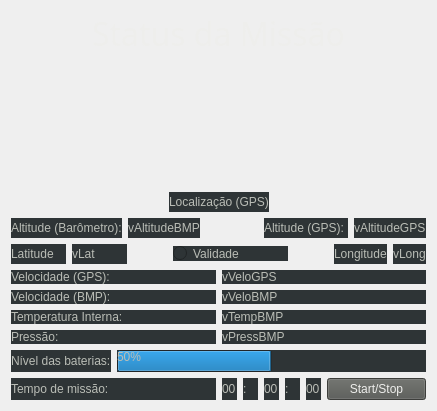
   <widget class="QWidget" name="layoutWidget">
    <property name="geometry">
     <rect>
      <x>440</x>
      <y>10</y>
      <width>437</width>
      <height>411</height>
     </rect>
    </property>
    <layout class="QVBoxLayout" name="verticalLayout_4">
     <item>
      <layout class="QHBoxLayout" name="horizontalLayout">
       <property name="sizeConstraint">
        <enum>QLayout::SetFixedSize</enum>
       </property>
       <item>
        <spacer name="horizontalSpacer_3">
         <property name="orientation">
          <enum>Qt::Horizontal</enum>
         </property>
         <property name="sizeHint" stdset="0">
          <size>
           <width>40</width>
           <height>20</height>
          </size>
         </property>
        </spacer>
       </item>
       <item>
        <widget class="QLabel" name="tStatusDaMissao">
         <property name="font">
          <font>
           <family>Courier 10 Pitch</family>
           <pointsize>24</pointsize>
           <weight>50</weight>
           <italic>false</italic>
           <bold>false</bold>
          </font>
         </property>
         <property name="styleSheet">
          <string notr="true">font:24pt&quot;Courier 10 Pitch&quot;;
color:rgb(238,238,236);</string>
         </property>
         <property name="text">
          <string>Status da Missão</string>
         </property>
        </widget>
       </item>
       <item>
        <spacer name="horizontalSpacer_4">
         <property name="orientation">
          <enum>Qt::Horizontal</enum>
         </property>
         <property name="sizeHint" stdset="0">
          <size>
           <width>40</width>
           <height>20</height>
          </size>
         </property>
        </spacer>
       </item>
      </layout>
     </item>
     <item>
      <spacer name="verticalSpacer_2">
       <property name="orientation">
        <enum>Qt::Vertical</enum>
       </property>
       <property name="sizeType">
        <enum>QSizePolicy::Expanding</enum>
       </property>
       <property name="sizeHint" stdset="0">
        <size>
         <width>20</width>
         <height>40</height>
        </size>
       </property>
      </spacer>
     </item>
     <item>
      <layout class="QVBoxLayout" name="verticalLayout_3">
       <property name="sizeConstraint">
        <enum>QLayout::SetFixedSize</enum>
       </property>
       <item>
        <layout class="QHBoxLayout" name="horizontalLayout_3"/>
       </item>
       <item>
        <layout class="QHBoxLayout" name="horizontalLayout_7">
         <item>
          <spacer name="horizontalSpacer_5">
           <property name="orientation">
            <enum>Qt::Horizontal</enum>
           </property>
           <property name="sizeHint" stdset="0">
            <size>
             <width>40</width>
             <height>20</height>
            </size>
           </property>
          </spacer>
         </item>
         <item>
          <widget class="QLabel" name="tLocalizacao">
           <property name="styleSheet">
            <string notr="true">color:rgb(186,189,182);
background-color:rgb(46,52,54);
alternate-background-color:rgb(85,87,83);
border-color:rgb(46,52,54);
</string>
           </property>
           <property name="text">
            <string>Localização (GPS)</string>
           </property>
          </widget>
         </item>
         <item>
          <spacer name="horizontalSpacer_6">
           <property name="orientation">
            <enum>Qt::Horizontal</enum>
           </property>
           <property name="sizeHint" stdset="0">
            <size>
             <width>40</width>
             <height>20</height>
            </size>
           </property>
          </spacer>
         </item>
        </layout>
       </item>
       <item>
        <layout class="QHBoxLayout" name="horizontalLayout_14">
         <item>
          <widget class="QLabel" name="tAltitudeBMP">
           <property name="styleSheet">
            <string notr="true">color:rgb(186,189,182);
background-color:rgb(46,52,54);
alternate-background-color:rgb(85,87,83);
border-color:rgb(46,52,54);
</string>
           </property>
           <property name="text">
            <string>Altitude (Barômetro):</string>
           </property>
          </widget>
         </item>
         <item>
          <widget class="QLabel" name="vAltitudeBMP">
           <property name="styleSheet">
            <string notr="true">color:rgb(186,189,182);
background-color:rgb(46,52,54);
alternate-background-color:rgb(85,87,83);
border-color:rgb(46,52,54);
</string>
           </property>
           <property name="text">
            <string>vAltitudeBMP</string>
           </property>
          </widget>
         </item>
         <item>
          <spacer name="horizontalSpacer_10">
           <property name="orientation">
            <enum>Qt::Horizontal</enum>
           </property>
           <property name="sizeHint" stdset="0">
            <size>
             <width>40</width>
             <height>20</height>
            </size>
           </property>
          </spacer>
         </item>
         <item>
          <spacer name="horizontalSpacer_11">
           <property name="orientation">
            <enum>Qt::Horizontal</enum>
           </property>
           <property name="sizeType">
            <enum>QSizePolicy::Fixed</enum>
           </property>
           <property name="sizeHint" stdset="0">
            <size>
             <width>40</width>
             <height>20</height>
            </size>
           </property>
          </spacer>
         </item>
         <item>
          <widget class="QLabel" name="tAltitudeGPS">
           <property name="styleSheet">
            <string notr="true">color:rgb(186,189,182);
background-color:rgb(46,52,54);
alternate-background-color:rgb(85,87,83);
border-color:rgb(46,52,54);
</string>
           </property>
           <property name="text">
            <string>Altitude (GPS): </string>
           </property>
          </widget>
         </item>
         <item>
          <widget class="QLabel" name="vAltitudeGPS">
           <property name="styleSheet">
            <string notr="true">color:rgb(186,189,182);
background-color:rgb(46,52,54);
alternate-background-color:rgb(85,87,83);
border-color:rgb(46,52,54);
</string>
           </property>
           <property name="text">
            <string>vAltitudeGPS</string>
           </property>
          </widget>
         </item>
        </layout>
       </item>
       <item>
        <layout class="QHBoxLayout" name="horizontalLayout_6">
         <item>
          <layout class="QHBoxLayout" name="horizontalLayout_4">
           <item>
            <widget class="QLabel" name="tLatitude">
             <property name="styleSheet">
              <string>color:rgb(186,189,182);
background-color:rgb(46,52,54);
alternate-background-color:rgb(85,87,83);
border-color:rgb(46,52,54);
</string>
             </property>
             <property name="text">
              <string>Latitude</string>
             </property>
            </widget>
           </item>
           <item>
            <widget class="QLabel" name="vLat">
             <property name="styleSheet">
              <string>color:rgb(186,189,182);
background-color:rgb(46,52,54);
alternate-background-color:rgb(85,87,83);
border-color:rgb(46,52,54);
</string>
             </property>
             <property name="text">
              <string>vLat</string>
             </property>
            </widget>
           </item>
          </layout>
         </item>
         <item>
          <spacer name="horizontalSpacer_12">
           <property name="orientation">
            <enum>Qt::Horizontal</enum>
           </property>
           <property name="sizeType">
            <enum>QSizePolicy::Fixed</enum>
           </property>
           <property name="sizeHint" stdset="0">
            <size>
             <width>40</width>
             <height>20</height>
            </size>
           </property>
          </spacer>
         </item>
         <item>
          <widget class="QRadioButton" name="vValid">
           <property name="styleSheet">
            <string notr="true">color:rgb(186,189,182);
background-color:rgb(46,52,54);
alternate-background-color:rgb(85,87,83);
border-color:rgb(46,52,54);
</string>
           </property>
           <property name="text">
            <string>Validade</string>
           </property>
          </widget>
         </item>
         <item>
          <layout class="QHBoxLayout" name="horizontalLayout_5">
           <item>
            <spacer name="horizontalSpacer_7">
             <property name="orientation">
              <enum>Qt::Horizontal</enum>
             </property>
             <property name="sizeType">
              <enum>QSizePolicy::Fixed</enum>
             </property>
             <property name="sizeHint" stdset="0">
              <size>
               <width>40</width>
               <height>20</height>
              </size>
             </property>
            </spacer>
           </item>
           <item>
            <widget class="QLabel" name="tLongitude">
             <property name="styleSheet">
              <string>color:rgb(186,189,182);
background-color:rgb(46,52,54);
alternate-background-color:rgb(85,87,83);
border-color:rgb(46,52,54);
</string>
             </property>
             <property name="text">
              <string>Longitude</string>
             </property>
            </widget>
           </item>
           <item>
            <widget class="QLabel" name="vLong">
             <property name="styleSheet">
              <string>color:rgb(186,189,182);
background-color:rgb(46,52,54);
alternate-background-color:rgb(85,87,83);
border-color:rgb(46,52,54);
</string>
             </property>
             <property name="text">
              <string>vLong</string>
             </property>
            </widget>
           </item>
          </layout>
         </item>
        </layout>
       </item>
       <item>
        <layout class="QHBoxLayout" name="horizontalLayout_18">
         <item>
          <widget class="QLabel" name="tVelocidadeGPS">
           <property name="styleSheet">
            <string notr="true">color:rgb(186,189,182);
background-color:rgb(46,52,54);
alternate-background-color:rgb(85,87,83);
border-color:rgb(46,52,54);
</string>
           </property>
           <property name="text">
            <string>Velocidade (GPS):</string>
           </property>
          </widget>
         </item>
         <item>
          <widget class="QLabel" name="vVeloGPS">
           <property name="styleSheet">
            <string notr="true">color:rgb(186,189,182);
background-color:rgb(46,52,54);
alternate-background-color:rgb(85,87,83);
border-color:rgb(46,52,54);
</string>
           </property>
           <property name="text">
            <string>vVeloGPS</string>
           </property>
          </widget>
         </item>
        </layout>
       </item>
       <item>
        <layout class="QHBoxLayout" name="horizontalLayout_17">
         <item>
          <widget class="QLabel" name="tVeloBMP">
           <property name="styleSheet">
            <string notr="true">color:rgb(186,189,182);
background-color:rgb(46,52,54);
alternate-background-color:rgb(85,87,83);
border-color:rgb(46,52,54);
</string>
           </property>
           <property name="text">
            <string>Velocidade (BMP):</string>
           </property>
          </widget>
         </item>
         <item>
          <widget class="QLabel" name="vVeloBMP">
           <property name="styleSheet">
            <string notr="true">color:rgb(186,189,182);
background-color:rgb(46,52,54);
alternate-background-color:rgb(85,87,83);
border-color:rgb(46,52,54);
</string>
           </property>
           <property name="text">
            <string>vVeloBMP</string>
           </property>
          </widget>
         </item>
        </layout>
       </item>
       <item>
        <layout class="QHBoxLayout" name="horizontalLayout_8">
         <item>
          <widget class="QLabel" name="tTemperaturaInterna">
           <property name="styleSheet">
            <string notr="true">color:rgb(186,189,182);
background-color:rgb(46,52,54);
alternate-background-color:rgb(85,87,83);
border-color:rgb(46,52,54);
</string>
           </property>
           <property name="text">
            <string>Temperatura Interna:</string>
           </property>
          </widget>
         </item>
         <item>
          <widget class="QLabel" name="vTempBMP">
           <property name="styleSheet">
            <string notr="true">color:rgb(186,189,182);
background-color:rgb(46,52,54);
alternate-background-color:rgb(85,87,83);
border-color:rgb(46,52,54);
</string>
           </property>
           <property name="text">
            <string>vTempBMP</string>
           </property>
          </widget>
         </item>
        </layout>
       </item>
       <item>
        <layout class="QHBoxLayout" name="horizontalLayout_19">
         <item>
          <widget class="QLabel" name="tPressao">
           <property name="styleSheet">
            <string notr="true">color:rgb(186,189,182);
background-color:rgb(46,52,54);
alternate-background-color:rgb(85,87,83);
border-color:rgb(46,52,54);
</string>
           </property>
           <property name="text">
            <string>Pressão:</string>
           </property>
          </widget>
         </item>
         <item>
          <widget class="QLabel" name="vPressBMP">
           <property name="styleSheet">
            <string notr="true">color:rgb(186,189,182);
background-color:rgb(46,52,54);
alternate-background-color:rgb(85,87,83);
border-color:rgb(46,52,54);
</string>
           </property>
           <property name="text">
            <string>vPressBMP</string>
           </property>
          </widget>
         </item>
        </layout>
       </item>
       <item>
        <layout class="QHBoxLayout" name="horizontalLayout_9">
         <item>
          <widget class="QLabel" name="tNiveldasBaterias">
           <property name="styleSheet">
            <string notr="true">color:rgb(186,189,182);
background-color:rgb(46,52,54);
alternate-background-color:rgb(85,87,83);
border-color:rgb(46,52,54);
</string>
           </property>
           <property name="text">
            <string>Nível das baterias:</string>
           </property>
          </widget>
         </item>
         <item>
          <widget class="QProgressBar" name="vBat">
           <property name="styleSheet">
            <string notr="true">color:rgb(186,189,182);
background-color:rgb(46,52,54);
alternate-background-color:rgb(85,87,83);
border-color:rgb(46,52,54);
</string>
           </property>
           <property name="value">
            <number>50</number>
           </property>
          </widget>
         </item>
        </layout>
       </item>
       <item>
        <layout class="QHBoxLayout" name="horizontalLayout_12">
         <item>
          <widget class="QLabel" name="tTempoDeMissao">
           <property name="styleSheet">
            <string notr="true">color:rgb(186,189,182);
background-color:rgb(46,52,54);
alternate-background-color:rgb(85,87,83);
border-color:rgb(46,52,54);
</string>
           </property>
           <property name="text">
            <string>Tempo de missão:</string>
           </property>
          </widget>
         </item>
         <item>
          <layout class="QHBoxLayout" name="horizontalLayout_16">
           <item>
            <layout class="QHBoxLayout" name="horizontalLayout_15">
             <item>
              <layout class="QHBoxLayout" name="horizontalLayout_20">
               <item>
                <widget class="QLabel" name="vHora">
                 <property name="styleSheet">
                  <string notr="true">color:rgb(186,189,182);
background-color:rgb(46,52,54);
alternate-background-color:rgb(85,87,83);
border-color:rgb(46,52,54);
</string>
                 </property>
                 <property name="text">
                  <string>00</string>
                 </property>
                </widget>
               </item>
               <item>
                <widget class="QLabel" name="label_2">
                 <property name="styleSheet">
                  <string notr="true">color:rgb(186,189,182);
background-color:rgb(46,52,54);
alternate-background-color:rgb(85,87,83);
border-color:rgb(46,52,54);
</string>
                 </property>
                 <property name="text">
                  <string>:</string>
                 </property>
                </widget>
               </item>
               <item>
                <widget class="QLabel" name="vMin">
                 <property name="styleSheet">
                  <string notr="true">color:rgb(186,189,182);
background-color:rgb(46,52,54);
alternate-background-color:rgb(85,87,83);
border-color:rgb(46,52,54);
</string>
                 </property>
                 <property name="text">
                  <string>00</string>
                 </property>
                </widget>
               </item>
               <item>
                <widget class="QLabel" name="label_4">
                 <property name="styleSheet">
                  <string notr="true">color:rgb(186,189,182);
background-color:rgb(46,52,54);
alternate-background-color:rgb(85,87,83);
border-color:rgb(46,52,54);
</string>
                 </property>
                 <property name="text">
                  <string>:</string>
                 </property>
                </widget>
               </item>
               <item>
                <widget class="QLabel" name="vSeg">
                 <property name="styleSheet">
                  <string notr="true">color:rgb(186,189,182);
background-color:rgb(46,52,54);
alternate-background-color:rgb(85,87,83);
border-color:rgb(46,52,54);
</string>
                 </property>
                 <property name="text">
                  <string>00</string>
                 </property>
                </widget>
               </item>
              </layout>
             </item>
            </layout>
           </item>
           <item>
            <widget class="QPushButton" name="btnStartStop">
             <property name="styleSheet">
              <string notr="true">background-color: rgb(85,87,83);
color:rgb(238,238,236);
font:14pt&quot;Courier 10 Pitch&quot;;
alternate-background-color:rgb(136,138,133);
border-right-color:rgb(0,0,0);
border-bottom-color:rgb(0,0,0);</string>
             </property>
             <property name="text">
              <string>Start/Stop</string>
             </property>
            </widget>
           </item>
          </layout>
         </item>
        </layout>
       </item>
      </layout>
     </item>
    </layout>
   </widget>
